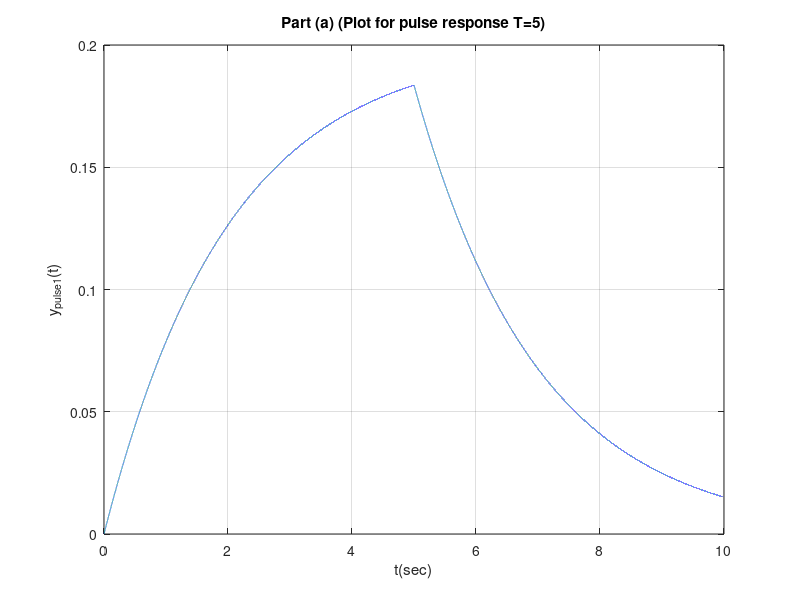
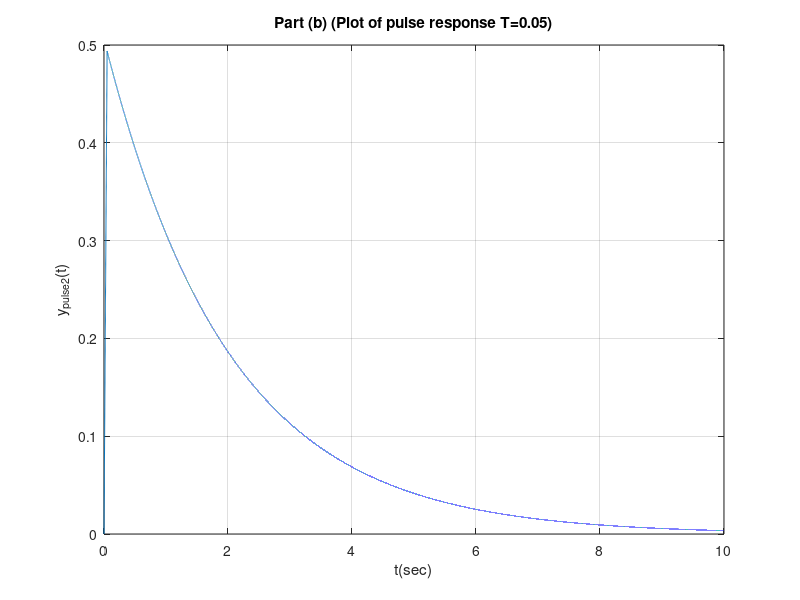
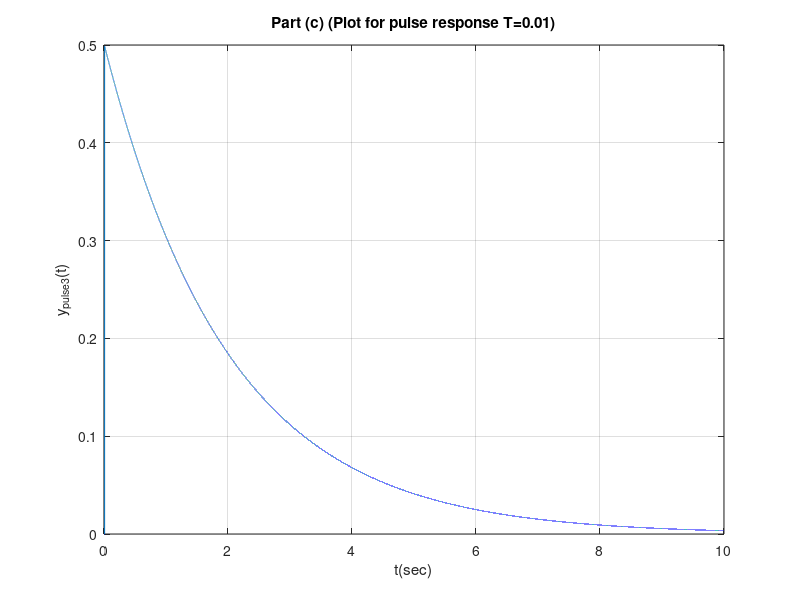

Recreate these plots in MATLAB, in order.
clear;clc; %Clears command line
t=0:0.0001:10; %time index from 0 to 10 for pulse plots

% part (a)
T1=5; %pulse width
p1=zeros(1,length(t));
p2=p1;
p1(t>=0)=(1-exp(-t(t>=0)./2));
p2(t>=T1)=(1-exp(-(t(t>=T1)-T1)./2));
y1=(1/T1)*(p1-p2);
%Plotting Figure 1
figure(1)
plot(t,y1);
title('Part (a) (Plot for pulse response T=5)');
xlabel('t(sec)');
ylabel('y_{pulse1}(t)');
grid on;

% part (b)
T2=0.05; %pulse width
p3=zeros(1,length(t));
p4=p3;
p3(t>=0)=(1-exp(-t(t>=0)./2));
p4(t>=T2)=(1-exp(-(t(t>=T2)-T2)./2));
y2=(1/T2)*(p3-p4);
%Plotting Figure 2
figure(2)
plot(t,y2);
title('Part (b) (Plot of pulse response T=0.05)');
xlabel('t(sec)');
ylabel('y_{pulse2}(t)');
grid on;

% part (c)
T3=0.01; %pulse width
p5=zeros(1,length(t));
p6=p1;
p5(t>=0)=(1-exp(-t(t>=0)./2));
p6(t>=T3)=(1-exp(-(t(t>=T3)-T3)./2));
y3=(1/T3)*(p5-p6);
%Plotting Figure 3
figure(3)
plot(t,y3);
title('Part (c) (Plot for pulse response T=0.01)');
xlabel('t(sec)');
ylabel('y_{pulse3}(t)');
grid on;